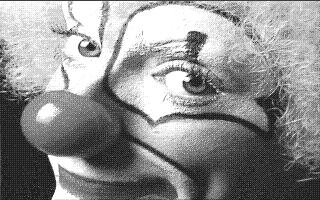
#> input picture clown.bmp, 320 x 200 px
$ python 'Truncated SVD Calculator.py'
#> lines starting #> are read from the running program, lines starting #| are printed output that depends on the picture; long printed decimals are rounded
#> further down, img is the input picture: shape (200, 320); min 2, max 255, mean 143.9
#| Original image dimensions (200, 320)
import numpy as np
import matplotlib.pyplot as plt
import os
from skimage.metrics import structural_similarity

def combine(U, S, V):
   return np.dot(np.dot(U, S), V)

def svd_compress(img, k): # compressing a given image

#> called with k = 2
    U, singular_vals, V = np.linalg.svd(img)
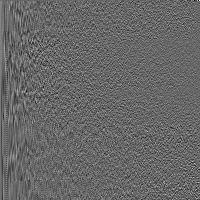
#> U: shape (200, 200) float64; min -0.374, max 0.544, mean 0.000235; drawn with min black and max white
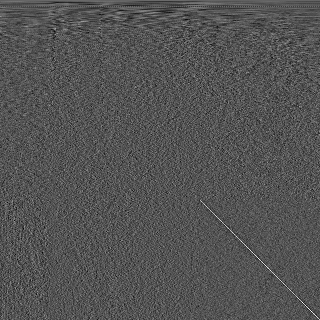
#> V: shape (320, 320) float64; min -0.257, max 0.523, mean 0.000229; drawn with min black and max white
#> singular_vals = 200 values, max 39115.6 at index 0, min 57.22 at index 199, mean 684.8

    # for this question's case, no rank will be overflowed, but anyway, just to check:
    if k > len(singular_vals):
        print("Given compression rank is larger than rank of the original image!! No compression possible!!\n")
        return img

    U = U[:,:k] # take columns less than k from U
#> U = 200 pairs, first value 0.0275 to 0.102, second value -0.134 to 0.127
    V = V[:k,:] # take rows less than k from V
    S = np.diag(singular_vals)
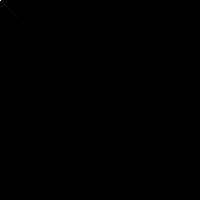
#> S: shape (200, 200) float64; min 0, max 39115.6, mean 3.4; drawn with min black and max white
    S = S[:k,:k]
#> S = [[39115.6, 0], [0, 6190.6]]

    print("When compressed image's rank =", k)
    print("SHAPES: U: {0}, S: {1}, V: {2}".format(U.shape, S.shape, V.shape))
#| SHAPES: U: (200, 2), S: (2, 2), V: (2, 320)

    compressed = combine(U, S, V)
#> in combine, `return np.dot(np.dot(U, S), V)`:
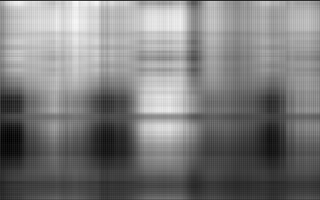
#> returned value: shape (200, 320) float64; min 6.07, max 287.9, mean 144.1; drawn with min black and max white

    # to see the structural similarities between the real image and compressed one
    ss = structural_similarity(img, compressed, data_range=img.shape[1])
#> ss = 0.308
    print ("Strucural similarity =", ss)
#| Strucural similarity = 0.3076

    return compressed


img = plt.imread("clown.bmp")
print("Original image dimensions", img.shape)
print("\nIn this code we will view strucural similarities between original image and compressed images as an indicator for performance of the truncated SVD)")

r, i = 2, 1
fig = plt.figure()

while r < 128:

    compressed = svd_compress(img, r)
    fig.add_subplot(3, 2, i)

    plt.imshow(compressed, cmap = "gray")

    plt.imsave("clown_with_rank_" + str(r) + ".png", compressed, cmap = "gray")
    print("Size of the compressed image:", os.path.getsize("clown_with_rank_" + str(r) + ".png")/1024,'\n')
    r *= 2
    i += 1

plt.show()
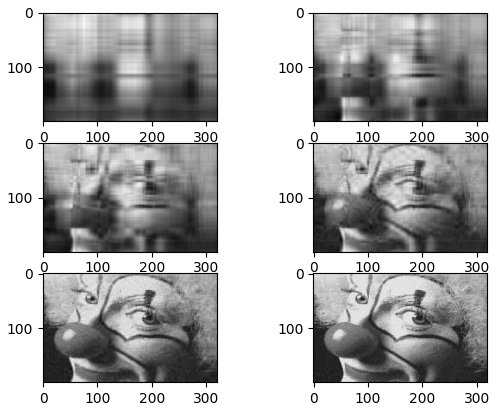
#> figure drawn by matplotlib, 6 panels
fig.savefig("all_clowns.png")
plt.close()

print("As you can see from the shapes of U, S and V, the sizes of each U is m*r and sizes of each S is r*1 and sizes of each V is r*n \nStorage used for each image as a function of r: f(r) = r * (m + n + 1)")
print("As you can see from the sizes of each compressed image, it gets increased when the rank increases")
